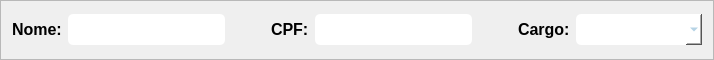
         <widget class="QFrame" name="fr_cad1_cadUser">
          <property name="minimumSize">
           <size>
            <width>0</width>
            <height>60</height>
           </size>
          </property>
          <property name="maximumSize">
           <size>
            <width>16777215</width>
            <height>60</height>
           </size>
          </property>
          <property name="frameShape">
           <enum>QFrame::StyledPanel</enum>
          </property>
          <property name="frameShadow">
           <enum>QFrame::Raised</enum>
          </property>
          <layout class="QHBoxLayout" name="horizontalLayout_5">
           <item>
            <widget class="QLabel" name="lb_nome_cadUser">
             <property name="sizePolicy">
              <sizepolicy hsizetype="Fixed" vsizetype="Fixed">
               <horstretch>0</horstretch>
               <verstretch>0</verstretch>
              </sizepolicy>
             </property>
             <property name="minimumSize">
              <size>
               <width>0</width>
               <height>25</height>
              </size>
             </property>
             <property name="maximumSize">
              <size>
               <width>16777215</width>
               <height>25</height>
              </size>
             </property>
             <property name="font">
              <font>
               <family>Yu Gothic UI</family>
               <pointsize>12</pointsize>
               <weight>75</weight>
               <bold>true</bold>
              </font>
             </property>
             <property name="text">
              <string>Nome:</string>
             </property>
            </widget>
           </item>
           <item>
            <widget class="QLineEdit" name="edt_nome_cadUser">
             <property name="minimumSize">
              <size>
               <width>0</width>
               <height>31</height>
              </size>
             </property>
             <property name="maximumSize">
              <size>
               <width>16777215</width>
               <height>31</height>
              </size>
             </property>
             <property name="font">
              <font>
               <family>Yu Gothic UI</family>
               <pointsize>12</pointsize>
               <weight>75</weight>
               <bold>true</bold>
              </font>
             </property>
             <property name="styleSheet">
              <string notr="true">background-color: rgb(255, 255, 255);
border-radius: 5px;
color: rgb(138, 185, 214);</string>
             </property>
             <property name="inputMask">
              <string/>
             </property>
             <property name="text">
              <string/>
             </property>
            </widget>
           </item>
           <item>
            <spacer name="sp1_cad1_cadUser">
             <property name="orientation">
              <enum>Qt::Horizontal</enum>
             </property>
             <property name="sizeType">
              <enum>QSizePolicy::Fixed</enum>
             </property>
             <property name="sizeHint" stdset="0">
              <size>
               <width>40</width>
               <height>20</height>
              </size>
             </property>
            </spacer>
           </item>
           <item>
            <widget class="QLabel" name="lb_cpf_cadUser">
             <property name="sizePolicy">
              <sizepolicy hsizetype="Fixed" vsizetype="Fixed">
               <horstretch>0</horstretch>
               <verstretch>0</verstretch>
              </sizepolicy>
             </property>
             <property name="minimumSize">
              <size>
               <width>0</width>
               <height>25</height>
              </size>
             </property>
             <property name="maximumSize">
              <size>
               <width>16777215</width>
               <height>25</height>
              </size>
             </property>
             <property name="font">
              <font>
               <family>Yu Gothic UI</family>
               <pointsize>12</pointsize>
               <weight>75</weight>
               <bold>true</bold>
              </font>
             </property>
             <property name="text">
              <string>CPF:</string>
             </property>
            </widget>
           </item>
           <item>
            <widget class="QLineEdit" name="edt_cpf_cadUser">
             <property name="minimumSize">
              <size>
               <width>0</width>
               <height>31</height>
              </size>
             </property>
             <property name="maximumSize">
              <size>
               <width>16777215</width>
               <height>31</height>
              </size>
             </property>
             <property name="font">
              <font>
               <family>Yu Gothic UI</family>
               <pointsize>12</pointsize>
               <weight>75</weight>
               <bold>true</bold>
              </font>
             </property>
             <property name="styleSheet">
              <string notr="true">background-color: rgb(255, 255, 255);
border-radius: 5px;
color: rgb(138, 185, 214);</string>
             </property>
            </widget>
           </item>
           <item>
            <spacer name="sp2_cad1_cadUser">
             <property name="orientation">
              <enum>Qt::Horizontal</enum>
             </property>
             <property name="sizeType">
              <enum>QSizePolicy::Fixed</enum>
             </property>
             <property name="sizeHint" stdset="0">
              <size>
               <width>40</width>
               <height>20</height>
              </size>
             </property>
            </spacer>
           </item>
           <item>
            <widget class="QLabel" name="lb_cargo_cadUser">
             <property name="sizePolicy">
              <sizepolicy hsizetype="Fixed" vsizetype="Fixed">
               <horstretch>0</horstretch>
               <verstretch>0</verstretch>
              </sizepolicy>
             </property>
             <property name="minimumSize">
              <size>
               <width>0</width>
               <height>25</height>
              </size>
             </property>
             <property name="maximumSize">
              <size>
               <width>16777215</width>
               <height>25</height>
              </size>
             </property>
             <property name="font">
              <font>
               <family>Yu Gothic UI</family>
               <pointsize>12</pointsize>
               <weight>75</weight>
               <bold>true</bold>
              </font>
             </property>
             <property name="text">
              <string>Cargo:</string>
             </property>
            </widget>
           </item>
           <item>
            <widget class="QComboBox" name="box_cargo_cadUser">
             <property name="sizePolicy">
              <sizepolicy hsizetype="Expanding" vsizetype="Fixed">
               <horstretch>0</horstretch>
               <verstretch>0</verstretch>
              </sizepolicy>
             </property>
             <property name="minimumSize">
              <size>
               <width>0</width>
               <height>31</height>
              </size>
             </property>
             <property name="maximumSize">
              <size>
               <width>16777215</width>
               <height>31</height>
              </size>
             </property>
             <property name="font">
              <font>
               <family>Yu Gothic UI</family>
               <pointsize>12</pointsize>
               <weight>75</weight>
               <bold>true</bold>
              </font>
             </property>
             <property name="styleSheet">
              <string notr="true">background-color: rgb(255, 255, 255);
border-radius: 5px;
color: rgb(138, 185, 214);</string>
             </property>
             <property name="currentIndex">
              <number>-1</number>
             </property>
             <item>
              <property name="text">
               <string>Cuidador</string>
              </property>
             </item>
             <item>
              <property name="text">
               <string>Diretor</string>
              </property>
             </item>
             <item>
              <property name="text">
               <string>Gerente</string>
              </property>
             </item>
             <item>
              <property name="text">
               <string>Recepcionista</string>
              </property>
             </item>
             <item>
              <property name="text">
               <string>Veterinário</string>
              </property>
             </item>
             <item>
              <property name="text">
               <string>Zelador</string>
              </property>
             </item>
            </widget>
           </item>
          </layout>
         </widget>
